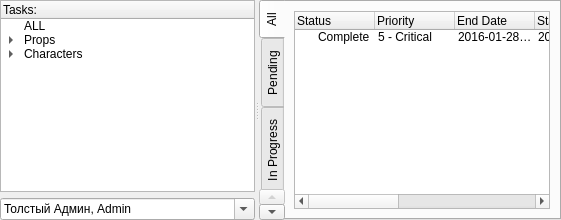
<?xml version="1.0" encoding="UTF-8"?>
<ui version="4.0">
 <class>myTasks</class>
 <widget class="QWidget" name="myTasks">
  <property name="geometry">
   <rect>
    <x>0</x>
    <y>0</y>
    <width>561</width>
    <height>220</height>
   </rect>
  </property>
  <property name="windowTitle">
   <string>Form</string>
  </property>
  <layout class="QVBoxLayout" name="verticalLayout_3">
   <property name="spacing">
    <number>0</number>
   </property>
   <property name="margin">
    <number>0</number>
   </property>
   <item>
    <widget class="QSplitter" name="splitter">
     <property name="orientation">
      <enum>Qt::Horizontal</enum>
     </property>
     <widget class="QWidget" name="verticalLayoutWidget">
      <layout class="QVBoxLayout" name="verticalLayout">
       <item>
        <widget class="QTreeWidget" name="treeWidget_2">
         <column>
          <property name="text">
           <string>Tasks:</string>
          </property>
         </column>
         <item>
          <property name="text">
           <string>ALL</string>
          </property>
         </item>
         <item>
          <property name="text">
           <string>Props</string>
          </property>
          <item>
           <property name="text">
            <string>PROPS00001</string>
           </property>
          </item>
          <item>
           <property name="text">
            <string>PROPS00002</string>
           </property>
          </item>
         </item>
         <item>
          <property name="text">
           <string>Characters</string>
          </property>
          <item>
           <property name="text">
            <string>CHARACTER00001</string>
           </property>
          </item>
         </item>
        </widget>
       </item>
       <item>
        <widget class="QComboBox" name="comboBox_2">
         <property name="editable">
          <bool>true</bool>
         </property>
         <property name="insertPolicy">
          <enum>QComboBox::NoInsert</enum>
         </property>
         <item>
          <property name="text">
           <string>Толстый Админ, Admin</string>
          </property>
         </item>
         <item>
          <property name="text">
           <string>Алексей Кривоспицкий, listy</string>
          </property>
         </item>
        </widget>
       </item>
      </layout>
     </widget>
     <widget class="QWidget" name="verticalLayoutWidget_2">
      <layout class="QVBoxLayout" name="verticalLayout_2">
       <item>
        <widget class="QTabWidget" name="tabWidget">
         <property name="tabPosition">
          <enum>QTabWidget::West</enum>
         </property>
         <property name="currentIndex">
          <number>0</number>
         </property>
         <widget class="QWidget" name="tab">
          <attribute name="title">
           <string>All</string>
          </attribute>
          <layout class="QHBoxLayout" name="horizontalLayout_3">
           <item>
            <widget class="QTreeWidget" name="treeWidget_5">
             <property name="verticalScrollMode">
              <enum>QAbstractItemView::ScrollPerPixel</enum>
             </property>
             <attribute name="headerDefaultSectionSize">
              <number>80</number>
             </attribute>
             <column>
              <property name="text">
               <string>Status</string>
              </property>
             </column>
             <column>
              <property name="text">
               <string>Priority</string>
              </property>
             </column>
             <column>
              <property name="text">
               <string>End Date</string>
              </property>
             </column>
             <column>
              <property name="text">
               <string>Start Date</string>
              </property>
             </column>
             <column>
              <property name="text">
               <string>Process</string>
              </property>
             </column>
             <column>
              <property name="text">
               <string>Context</string>
              </property>
             </column>
             <column>
              <property name="text">
               <string>Supervisor</string>
              </property>
             </column>
             <column>
              <property name="text">
               <string>Item</string>
              </property>
             </column>
             <item>
              <property name="text">
               <string>Complete</string>
              </property>
              <property name="text">
               <string>5 - Critical</string>
              </property>
              <property name="text">
               <string>2016-01-28 12:59:07</string>
              </property>
              <property name="text">
               <string>2016-01-25 12:59:07</string>
              </property>
              <property name="text">
               <string>Modeling</string>
              </property>
              <property name="text">
               <string>Modeling/001</string>
              </property>
              <property name="text">
               <string/>
              </property>
             </item>
            </widget>
           </item>
          </layout>
         </widget>
         <widget class="QWidget" name="tab_4">
          <attribute name="title">
           <string>Pending</string>
          </attribute>
          <layout class="QHBoxLayout" name="horizontalLayout_4">
           <item>
            <widget class="QTreeWidget" name="treeWidget_7">
             <property name="verticalScrollMode">
              <enum>QAbstractItemView::ScrollPerPixel</enum>
             </property>
             <attribute name="headerDefaultSectionSize">
              <number>80</number>
             </attribute>
             <column>
              <property name="text">
               <string>Priority</string>
              </property>
             </column>
             <column>
              <property name="text">
               <string>End Date</string>
              </property>
             </column>
             <column>
              <property name="text">
               <string>Start Date</string>
              </property>
             </column>
             <column>
              <property name="text">
               <string>Process</string>
              </property>
             </column>
             <column>
              <property name="text">
               <string>Context</string>
              </property>
             </column>
             <column>
              <property name="text">
               <string>Supervisor</string>
              </property>
             </column>
             <item>
              <property name="text">
               <string>5 - Critical</string>
              </property>
              <property name="text">
               <string>2016-01-28 12:59:07</string>
              </property>
              <property name="text">
               <string>2016-01-25 12:59:07</string>
              </property>
              <property name="text">
               <string>Modeling</string>
              </property>
              <property name="text">
               <string>Modeling/001</string>
              </property>
              <property name="text">
               <string/>
              </property>
             </item>
            </widget>
           </item>
          </layout>
         </widget>
         <widget class="QWidget" name="tab_2">
          <attribute name="title">
           <string>In Progress</string>
          </attribute>
          <layout class="QHBoxLayout" name="horizontalLayout_2">
           <item>
            <widget class="QTreeWidget" name="treeWidget_8">
             <property name="verticalScrollMode">
              <enum>QAbstractItemView::ScrollPerPixel</enum>
             </property>
             <attribute name="headerDefaultSectionSize">
              <number>80</number>
             </attribute>
             <column>
              <property name="text">
               <string>Priority</string>
              </property>
             </column>
             <column>
              <property name="text">
               <string>End Date</string>
              </property>
             </column>
             <column>
              <property name="text">
               <string>Start Date</string>
              </property>
             </column>
             <column>
              <property name="text">
               <string>Process</string>
              </property>
             </column>
             <column>
              <property name="text">
               <string>Context</string>
              </property>
             </column>
             <column>
              <property name="text">
               <string>Supervisor</string>
              </property>
             </column>
             <item>
              <property name="text">
               <string>5 - Critical</string>
              </property>
              <property name="text">
               <string>2016-01-28 12:59:07</string>
              </property>
              <property name="text">
               <string>2016-01-25 12:59:07</string>
              </property>
              <property name="text">
               <string>Modeling</string>
              </property>
              <property name="text">
               <string>Modeling/001</string>
              </property>
              <property name="text">
               <string/>
              </property>
             </item>
            </widget>
           </item>
          </layout>
         </widget>
         <widget class="QWidget" name="tab_3">
          <attribute name="title">
           <string>Complete</string>
          </attribute>
          <layout class="QHBoxLayout" name="horizontalLayout">
           <item>
            <widget class="QTreeWidget" name="treeWidget_9">
             <property name="verticalScrollMode">
              <enum>QAbstractItemView::ScrollPerPixel</enum>
             </property>
             <attribute name="headerDefaultSectionSize">
              <number>80</number>
             </attribute>
             <column>
              <property name="text">
               <string>Priority</string>
              </property>
             </column>
             <column>
              <property name="text">
               <string>End Date</string>
              </property>
             </column>
             <column>
              <property name="text">
               <string>Start Date</string>
              </property>
             </column>
             <column>
              <property name="text">
               <string>Process</string>
              </property>
             </column>
             <column>
              <property name="text">
               <string>Context</string>
              </property>
             </column>
             <column>
              <property name="text">
               <string>Supervisor</string>
              </property>
             </column>
             <item>
              <property name="text">
               <string>5 - Critical</string>
              </property>
              <property name="text">
               <string>2016-01-28 12:59:07</string>
              </property>
              <property name="text">
               <string>2016-01-25 12:59:07</string>
              </property>
              <property name="text">
               <string>Modeling</string>
              </property>
              <property name="text">
               <string>Modeling/001</string>
              </property>
              <property name="text">
               <string/>
              </property>
             </item>
            </widget>
           </item>
          </layout>
         </widget>
        </widget>
       </item>
      </layout>
     </widget>
    </widget>
   </item>
  </layout>
 </widget>
 <resources/>
 <connections/>
</ui>
